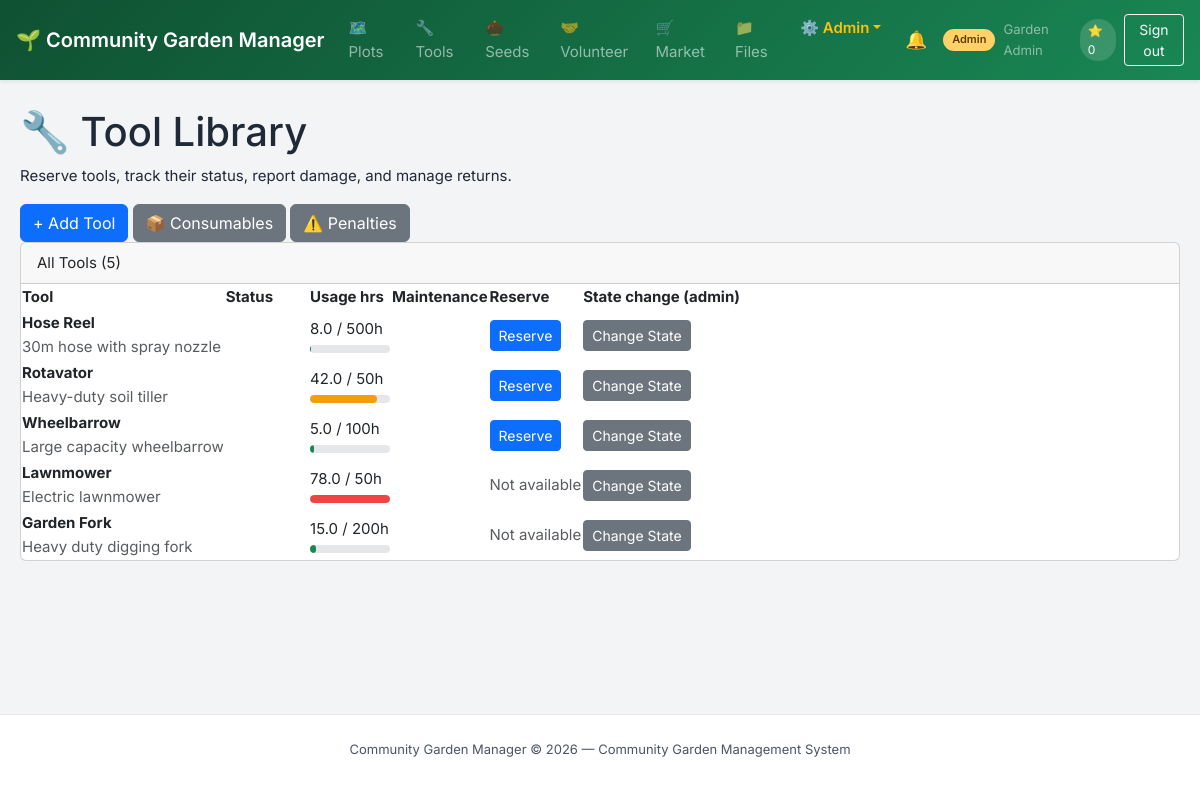
Screenshot of /admin/modules/resources/tools.php (signed in) with the database file from the repository.
### tables this page shows
CREATE TABLE `tools` (
  `id` int(11) NOT NULL AUTO_INCREMENT,
  `name` varchar(100) NOT NULL,
  `description` text DEFAULT NULL,
  `status` enum('available','checked_out','in_repair','decommissioned','missing') DEFAULT 'available',
  `total_usage_hours` decimal(8,2) DEFAULT 0.00,
  `maintenance_threshold_hours` decimal(8,2) DEFAULT 50.00,
  `needs_maintenance` tinyint(1) DEFAULT 0,
  `last_maintained_at` timestamp NULL DEFAULT NULL,
  `media_links` text DEFAULT NULL,
  `purchase_date` date DEFAULT NULL,
  `created_at` timestamp NOT NULL DEFAULT current_timestamp(),
  PRIMARY KEY (`id`)
);

### admin/core/Controller.php (called while the page is built, shortened)
<?php
abstract class Controller {
    protected function model($model) {
        return new $model();
    }
    protected function view($view, $data = []) {
        extract($data);
        require_once __DIR__ . '/../views/' . $view . '.php';
    }
}

### admin/controllers/ToolController.php (called while the page is built, shortened)
<?php
require_once __DIR__ . '/../core/Controller.php';
class ToolController extends Controller {
    public function index($user) {
        $model = $this->model('ToolModel');
        $tools     = $model->getAllTools();
        $myRes     = $model->getMyReservations($user['id']);
        $penalties = $model->getPendingPenalties($user['id']);
        $damageRep = $model->getAllDamageReports();
        $stateLog  = $model->getStateLogGrouped();
        $this->view('resources_tools', [
            'user'      => $user,
            'tools'     => $tools,
            'myRes'     => $myRes,
            'penalties' => $penalties,
            'damageRep' => $damageRep,
            'stateLog'  => $stateLog,
            'pageTitle' => 'Tool Library'
        ]);
    }
}

### admin/modules/resources/tools.php (called while the page is built, shortened)
<?php
require_once __DIR__ . '/../../config/db.php';
require_once __DIR__ . '/../../config/constants.php';
$user      = requireLogin();
require_once __DIR__ . '/../../controllers/ToolController.php';
$controller = new ToolController();
$controller->index($user);

### admin/config/constants.php (called while the page is built, shortened)
<?php
function e(string $s): string {
    return htmlspecialchars($s, ENT_QUOTES | ENT_SUBSTITUTE, 'UTF-8');
}

### admin/core/Model.php (called while the page is built, shortened)
<?php
require_once __DIR__ . '/../config/db.php';
abstract class Model {
    public function __construct() {
        $this->db = Database::getInstance()->getConnection();
    }
}

### admin/config/db.php (called while the page is built, shortened)
<?php
class Database {
    private static $instance = null;
    private $connection;
    private function __construct() {
        $dsn = "mysql:host=" . DB_HOST . ";port=" . DB_PORT . ";dbname=" . DB_NAME . ";charset=utf8mb4";
        try {
            $this->connection = new PDO($dsn, DB_USER, DB_PASS, [
                PDO::ATTR_ERRMODE => PDO::ERRMODE_EXCEPTION,
                PDO::ATTR_DEFAULT_FETCH_MODE => PDO::FETCH_ASSOC,
                PDO::ATTR_EMULATE_PREPARES => false,
            ]);
        } catch (PDOException $e) {
            die(json_encode(["error" => "Database connection failed: " . $e->getMessage()]));
        }
    }
    public static function getInstance() {
        if (self::$instance === null) {
            self::$instance = new Database();
        }
        return self::$instance;
    }
    public function getConnection() {
        return $this->connection;
    }
}

### admin/models/ToolModel.php (called while the page is built, shortened)
<?php
require_once __DIR__ . '/../core/Model.php';
class ToolModel extends Model {
    public function getAllTools() {
        $tools = $this->db->query("SELECT * FROM tools ORDER BY status, name")->fetchAll();
        foreach ($tools as &$t) {
            $t['status'] = $t['status'] ?? 'available';
            $t['name'] = $t['name'] ?? 'Unknown Tool';
            $t['description'] = $t['description'] ?? '';
            $t['media_links'] = $t['media_links'] ?? '';
            $t['total_usage_hours'] = $t['total_usage_hours'] ?? 0;
            $t['maintenance_threshold_hours'] = max(1, (int)($t['maintenance_threshold_hours'] ?? 50));
        }
        return $tools;
    }
}

### admin/views/resources_tools.php (the view, shortened to what this page needs)
<?php require_once __DIR__ . '/../includes/header.php'; ?>
<div class="page-header">
    <h1>🔧 Tool Library</h1>
    <p>Reserve tools, track their status, report damage, and manage returns.</p>
</div>
<div class="page-actions">
    <?php if ($user['role_name']==='admin'): ?>
    <button class="btn btn-primary" onclick="toggleSection('add-tool-form')">+ Add Tool</button>
    <?php endif; ?>
    <a href="consumables.php" class="btn btn-secondary">📦 Consumables</a>
    <a href="penalties.php" class="btn btn-secondary">⚠️ Penalties</a>
</div>
<div class="card">
    <div class="card-header">All Tools (<?= count($tools) ?>)</div>
    <div class="table-wrap">
        <table>
            <thead>
                <tr><th>Tool</th><th>Status</th><th>Usage hrs</th><th>Maintenance</th><th>Reserve</th><th>State change (admin)</th></tr>
            </thead>
            <tbody>
            <?php foreach ($tools as $t):
                $statusBadge = ['available'=>'success','checked_out'=>'warning','in_repair'=>'info','decommissioned'=>'secondary','missing'=>'danger'][$t['status']]??'secondary';
            ?>
            <tr>
                <td>
                    <strong><?= e($t['name']) ?></strong><br>
                    <span class="text-sm text-muted"><?= e($t['description'] ?: '') ?></span>
                </td>
                <td><span class="badge badge-<?= $statusBadge ?>"><?= e(str_replace('_',' ',$t['status'])) ?></span></td>
                <td>
                    <?= number_format($t['total_usage_hours'],1) ?> / <?= number_format($t['maintenance_threshold_hours'],0) ?>h
                    <div class="progress mt-1" style="width:80px">
                        <?php $pct = min(100, ($t['total_usage_hours']/$t['maintenance_threshold_hours'])*100); ?>
                        <div class="progress-bar <?= $pct>=100?'danger':($pct>=80?'warning':'') ?>" style="width:<?= $pct ?>%"></div>
                    </div>
                </td>
                <td><?= $t['needs_maintenance'] ? '<span class="badge badge-danger">⚠️ Service needed</span>' : '<span class="badge badge-success">OK</span>' ?></td>
                <td>
                    <?php if ($t['status']==='available'): ?>
                    <button class="btn btn-sm btn-primary" onclick="toggleSection('res-<?= $t['id'] ?>')">Reserve</button>
                    <?php else:
                        $notAvailLabels = [
                            'checked_out'    => '<span class="badge badge-warning" style="color:black">Checked Out</span>',
                            'in_repair'      => '<span class="badge badge-info" style="color:black">In Repair</span>',
                            'decommissioned' => '<span class="badge badge-secondary" style="color:black">Decommissioned</span>',
                            'missing'        => '<span class="badge badge-danger" style="color:black">⚠️ Missing</span>',
                        ];
                        echo $notAvailLabels[$t['status']] ?? '<span class="text-muted text-sm">Not available</span>';
                    endif; ?>
                </td>
                <td>
                    <?php if ($user['role_name']==='admin'): ?>
                    <button class="btn btn-sm btn-secondary" onclick="toggleSection('state-<?= $t['id'] ?>')">Change State</button>
                    <?php endif; ?>
                </td>
            </tr>
            <?php endforeach; ?>
            </tbody>
        </table>
    </div>
</div>
<?php require_once __DIR__ . '/../includes/footer.php'; ?>

### admin/includes/header.php (shortened to what this page needs)
<!DOCTYPE html>
<html lang="en">
<head>
    <link rel="stylesheet" href="https://cdn.jsdelivr.net/npm/bootstrap@5.3.3/dist/css/bootstrap.min.css">
    <link rel="stylesheet" href="https://cdn.jsdelivr.net/npm/bootstrap-icons@1.11.3/font/bootstrap-icons.min.css">
    <link rel="stylesheet" href="<?= APP_URL ?>/assets/css/style.css?v=<?= time() ?>">
</head>
<body>
<nav class="navbar navbar-expand-md navbar-dark bg-garden sticky-top shadow-sm px-3">
    <a class="navbar-brand fw-semibold" href="<?= APP_URL ?>/index.php">🌱 <?= APP_NAME ?></a>
    <div class="collapse navbar-collapse" id="mainNav">
        <ul class="navbar-nav me-auto gap-1">
            <?php if ($user): ?>
                <?php $role = $user['role_name']; ?>
                <li class="nav-item"><a class="nav-link" href="<?= APP_URL ?>/modules/land/plots.php">🗺️ Plots</a></li>
                <li class="nav-item"><a class="nav-link" href="<?= APP_URL ?>/modules/resources/tools.php">🔧 Tools</a></li>
                <li class="nav-item"><a class="nav-link" href="<?= APP_URL ?>/modules/resources/seeds.php">🌰 Seeds</a></li>
                <li class="nav-item"><a class="nav-link" href="<?= APP_URL ?>/modules/volunteer/tasks.php">🤝 Volunteer</a></li>
                <li class="nav-item"><a class="nav-link" href="<?= APP_URL ?>/modules/marketplace/trades.php">🛒 Market</a></li>
                <li class="nav-item"><a class="nav-link" href="<?= APP_URL ?>/modules/media/index.php">📁 Files</a></li>
                <?php if ($role === 'admin' || $role === 'warden'): ?>
                    <li class="nav-item dropdown">
                        <a class="nav-link dropdown-toggle text-warning fw-semibold" href="#" id="adminMenu" role="button" data-bs-toggle="dropdown">⚙️ Admin</a>
                    </li>
                <?php endif; ?>
            <?php else: ?>
                <li class="nav-item"><a class="nav-link" href="<?= APP_URL ?>/modules/land/plots.php">🗺️ Plots</a></li>
            <?php endif; ?>
        </ul>
        <div class="d-flex align-items-center gap-2 ms-2">
            <?php if ($user): ?>
                <a href="<?= APP_URL ?>/modules/notifications/my_notifications.php" class="btn btn-sm btn-outline-light position-relative" title="Notifications" style="border:none; font-size: 1.1rem; padding: 0.1rem 0.5rem;">
                    🔔
                </a>
                <span class="user-badge role-<?= e($role) ?>"><?= e($role) ?></span>
                <span class="text-white-50 small"><?= e($user['full_name']) ?></span>
                <span class="karma-pill">⭐ <?= (int)($user['karma'] ?? $user['karma_points'] ?? 0) ?></span>
                <a href="<?= APP_URL ?>/auth/logout.php" class="btn btn-sm btn-outline-light">Sign out</a>
            <?php else: ?>
                <a href="<?= APP_URL ?>/auth/login.php"    class="btn btn-sm btn-outline-light">Login</a>
                <a href="<?= APP_URL ?>/auth/register.php" class="btn btn-sm btn-light text-success fw-semibold">Register</a>
            <?php endif; ?>
        </div>
    </div>
</nav>
<main class="main-content">

### assets/css/style.css (style rules this page uses)
:root { --green-dark: #0f5132; --green-mid: #198754; --green-light: #4ade80; --green-pale: #D1FAE5; --amber: #F59E0B; --amber-dark: #B45309; --coral: #EF4444; --blue: #3B82F6; --blue-pale: #DBEAFE; --gray-100: #F3F4F6; --gray-200: #E5E7EB; --gray-400: #9CA3AF; --gray-600: #4B5563; --gray-800: #1F2937; --white: #ffffff; --shadow-sm: 0 1px 3px rgba(0, 0, 0, 0.1), 0 1px 2px rgba(0, 0, 0, 0.06); --shadow-md: 0 4px 6px -1px rgba(0, 0, 0, 0.1), 0 2px 4px -1px rgba(0, 0, 0, 0.06); --radius: 8px; --radius-lg: 12px; --font: 'Inter', 'Segoe UI', system-ui, sans-serif; }
body { font-family: var(--font); font-size: 15px; color: var(--gray-800); background: var(--gray-100); line-height: 1.6; display: flex; flex-direction: column; min-height: 100vh; }
.bg-garden { background: linear-gradient(135deg, var(--green-dark), var(--green-mid)) !important; }
a { color: var(--green-mid); text-decoration: none; }
.main-content { flex: 1; width: 100%; max-width: 1280px; margin: 0 auto; padding: 1.75rem 1.25rem 4rem; }
.user-badge { font-size: 11px; font-weight: 600; padding: 2px 9px; border-radius: 20px; text-transform: capitalize; white-space: nowrap; }
.role-admin { background: #ffd166; color: #5c3d00; }
.karma-pill { background: rgba(255, 255, 255, .15); color: white; font-size: 12px; padding: 2px 8px; border-radius: 20px; }
.table-wrap { overflow-x: auto; }
.progress { background: var(--gray-200); border-radius: 4px; height: 8px; overflow: hidden; }
.progress-bar { height: 100%; background: var(--green-mid); border-radius: 4px; transition: width .4s; }
.progress-bar.danger { background: var(--coral); }
.progress-bar.warning { background: var(--amber); }

### rows the page displays
tools: needs_maintenance "0", name "Rotavator", description "Heavy-duty soil tiller", total_usage_hours "42.0", maintenance_threshold_hours "50"
tools: name "Hose Reel", description "30m hose with spray nozzle", total_usage_hours "8.0", maintenance_threshold_hours "500"
tools: name "Wheelbarrow", description "Large capacity wheelbarrow", total_usage_hours "5.0", maintenance_threshold_hours "100"
tools: name "Lawnmower", description "Electric lawnmower", total_usage_hours "78.0", maintenance_threshold_hours "50", status "Not available"
tools: name "Garden Fork", description "Heavy duty digging fork", total_usage_hours "15.0", maintenance_threshold_hours "200", status "Not available"

### other values shown
APP_NAME "Community Garden Manager"
$role "Admin"
$user['full_name'] "Garden Admin"
count($tools) "5"
